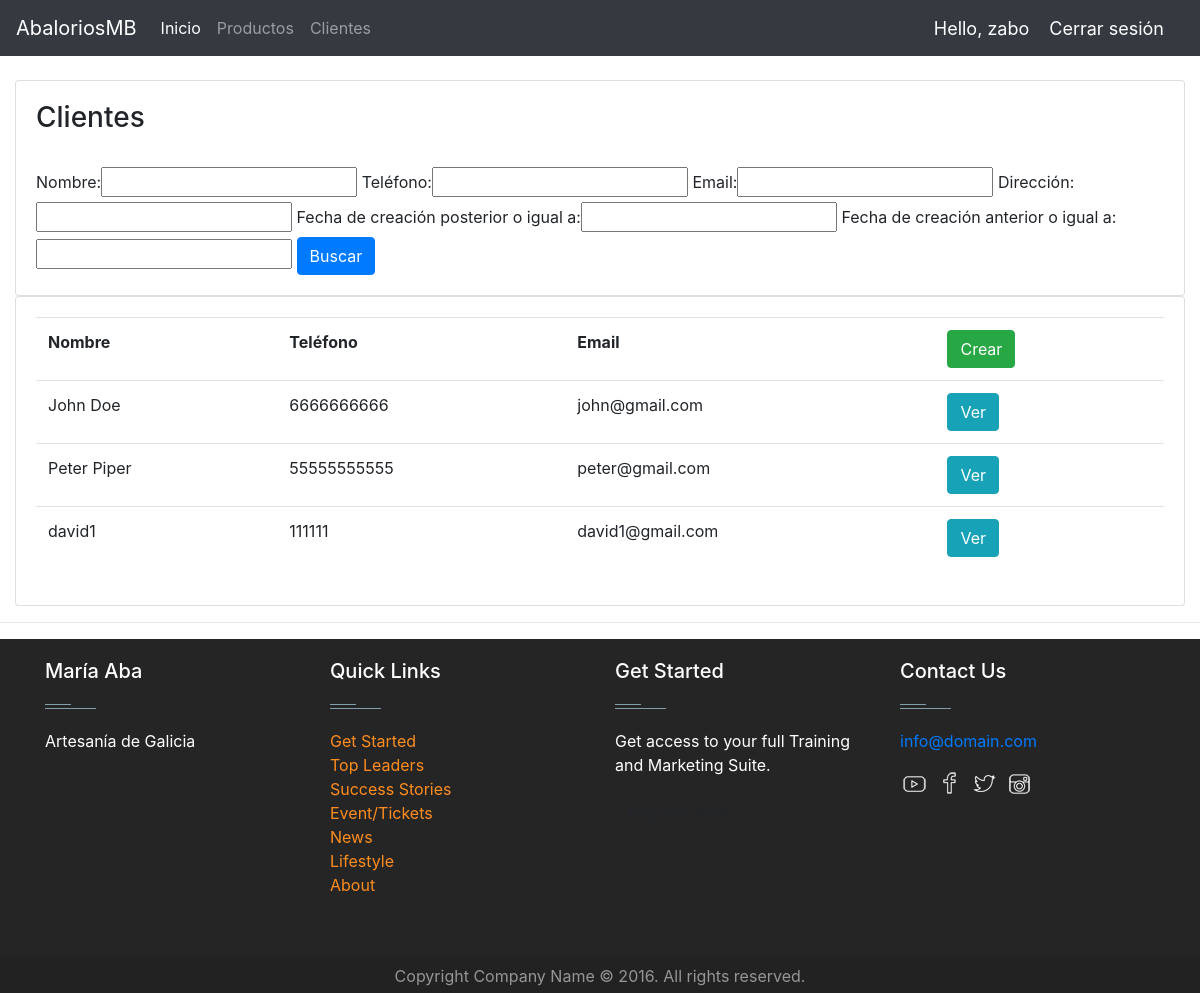
The app's page /customers/ (signed in), older data.
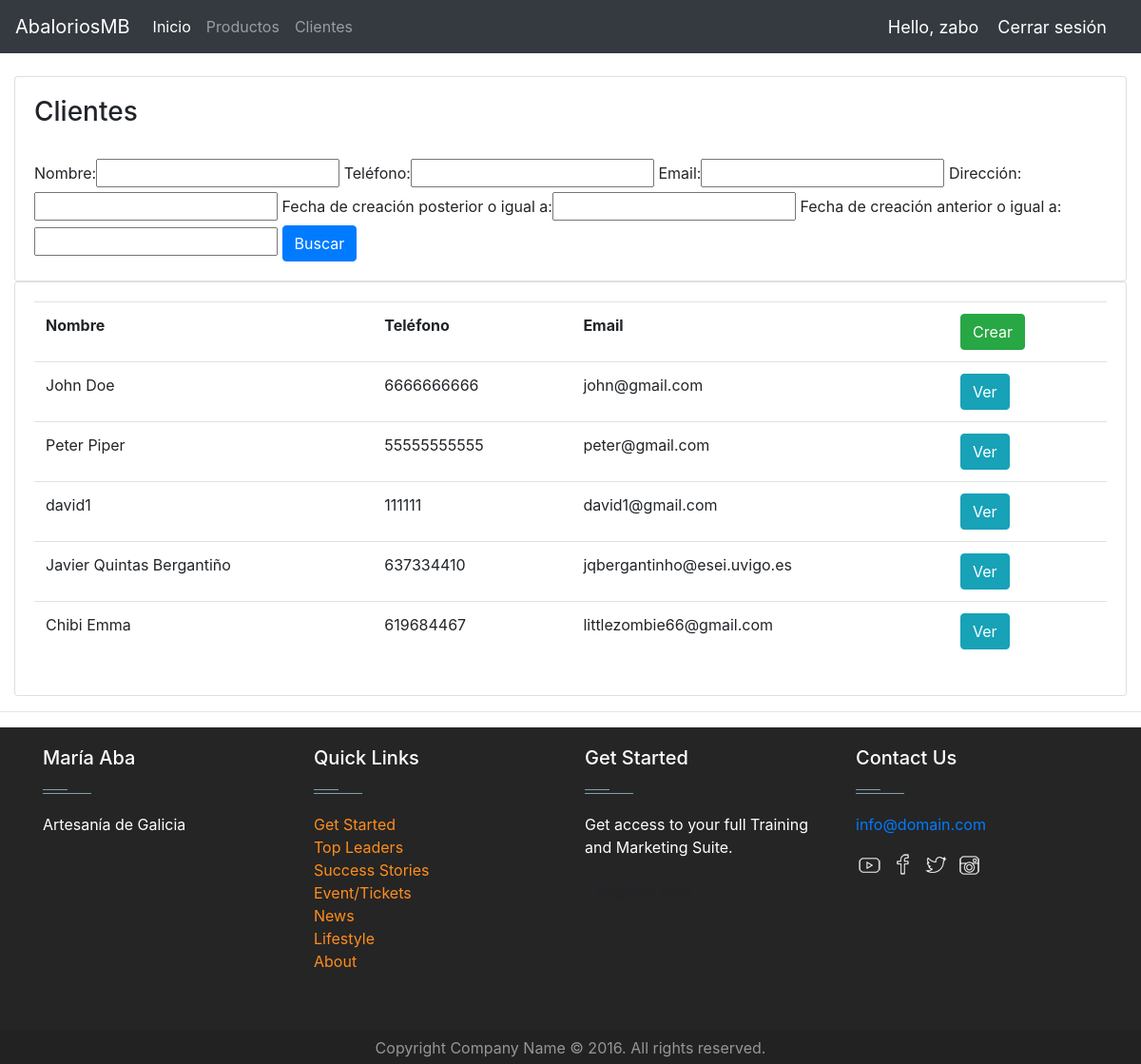
The same page, newer data.
### jewels/models.py (models this page shows, shortened)
class Customer(models.Model):
    user = models.OneToOneField(User, null=True, blank=True, on_delete=models.CASCADE)
    name = models.CharField(max_length=200, null=True)
    phone = models.CharField(max_length=200, null=True)
    email = models.CharField(max_length=200, null=True)
    address = models.CharField(max_length=10000, null=True)
    profile_pic = models.ImageField(default="profile1.jpg", null=True, blank=True)
    date_created = models.DateTimeField(auto_now_add=True, null=True)

### jewels/decorators.py (the view)
        def wrapper_func(request, *args, **kwargs):
            group = None
            if request.user.groups.exists():
                group = request.user.groups.all()[0].name
            if group in allowed_roles:
                return view_func(request, *args, **kwargs)
            else:
                return HttpResponse('You are not authorized to view this page')

### jewels/views.py (called while the page is built)
@login_required(login_url='login')
@allowed_users(allowed_roles=['admin'])
def customers(request):
    customers = Customer.objects.all().order_by('-date_created')
    myFilter = CustomerFilter(request.GET, queryset=Customer.objects.all())
    customers = myFilter.qs
    context = {
        'customers': customers,
        'myFilter': myFilter,
    }
    return render(request, 'jewels/customers.html', context)

### jewels/templates/jewels/customers.html
{% extends 'jewels/main.html' %}
{% block content %}
    <br>
    <div class="container-fluid">
        <div class="row">
            <div class="col-md">
                <div class="card card-body">
                    <h3>Clientes</h3>
                    <br>
                    <form action="" method="get">
                        {{ myFilter.form }}
                        <button class="btn btn-primary" type="submit">Buscar</button>
                    </form>
                </div>
                <div class="card card-body">
                    <table class="table">
                        <tr>
                            <th>Nombre</th>
                            <th>Teléfono</th>
                            <th>Email</th>
                            <th>
                                <a href="{% url 'create_customer' %}">
                                    <button class="btn btn-success float-left" style="margin-right: 10px;">Crear</button>
                                </a>
                            </th>
                        </tr>
                        {% for customer in customers %}
                            <tr>
                                <td>{{ customer.name }}</td>
                                <td>{{ customer.phone }}</td>
                                <td>{{ customer.email }}</td>
                                <td><a href="{% url 'customer' customer.id %}"
                                    class="btn btn-info">Ver</a></td>
                            </tr>
                        {% endfor %}
                    </table>
                </div>
            </div>
        </div>
    </div>
{% endblock content%}

Row changes from the older to the newer data that the page shows:
added Customer: name "Javier Quintas Bergantiño", phone "637334410", email "jqbergantinho@esei.uvigo.es"
added Customer: name "Chibi Emma", phone "619684467", email "littlezombie66@gmail.com"
